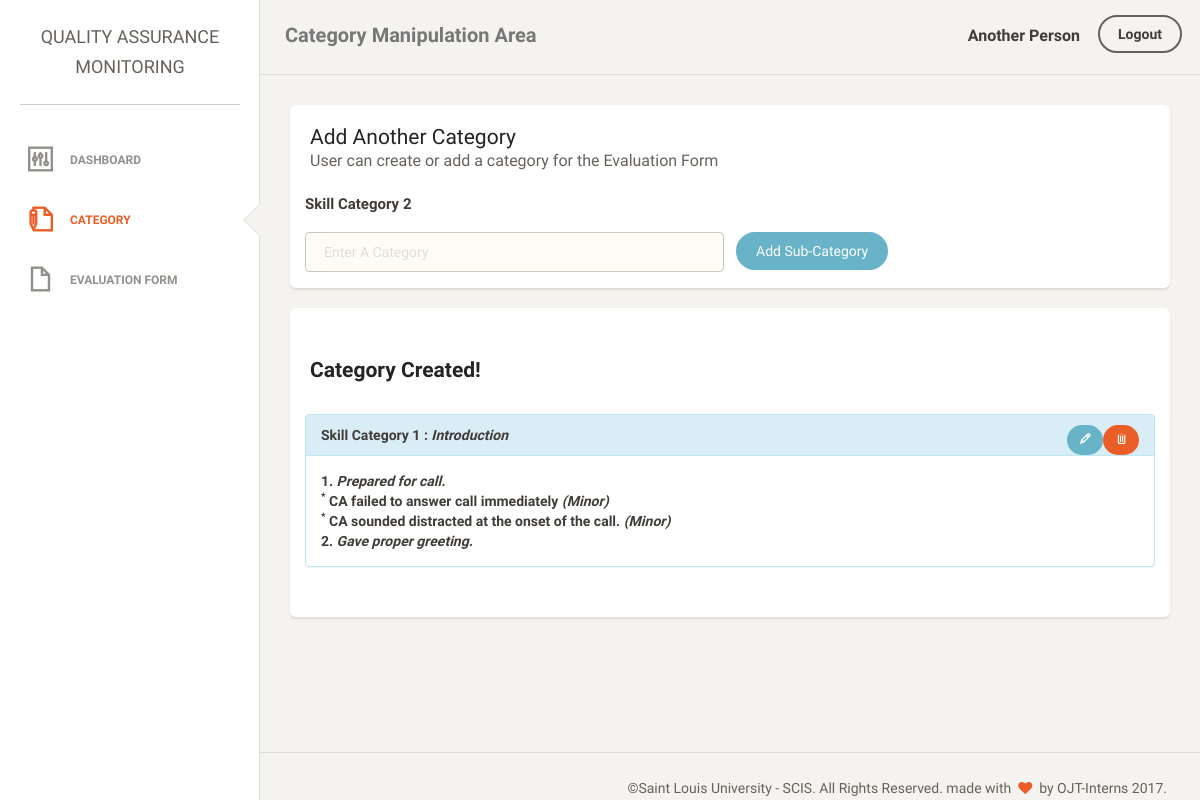
/dashboard/cat.php (signed in), run on an earlier commit of the app's database.
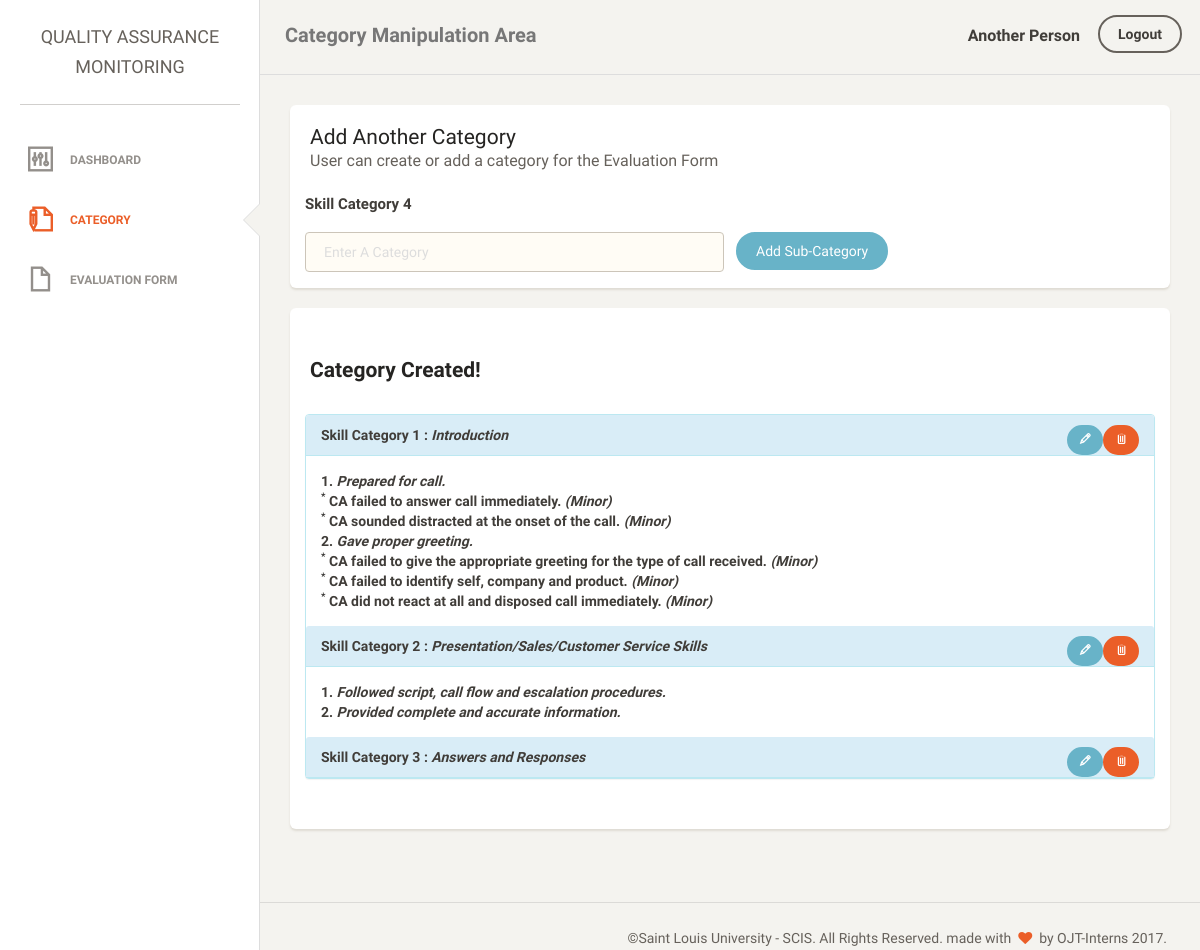
And on a later commit of the database.
### tables this page shows
CREATE TABLE `category` (
  `idCat` int(11) NOT NULL AUTO_INCREMENT,
  `catNum` int(11) NOT NULL,
  `txtCat` varchar(1000) NOT NULL,
  PRIMARY KEY (`idCat`)
);

CREATE TABLE `subcategory` (
  `idSub` int(11) NOT NULL AUTO_INCREMENT,
  `subCatNum` int(11) NOT NULL,
  `txtSub` varchar(1000) NOT NULL,
  `idCat` int(11) NOT NULL,
  PRIMARY KEY (`idSub`)
);

CREATE TABLE `violation` (
  `idViolation` int(11) NOT NULL AUTO_INCREMENT,
  `txtViolation` varchar(1000) NOT NULL,
  `intensity` enum('Minor','Major','Extreme') NOT NULL DEFAULT 'Minor',
  `idSub` int(11) NOT NULL,
  PRIMARY KEY (`idViolation`)
);

### dashboard/cat.php (the view, shortened to what this page needs)
<?php
    $db = new mysqli("localhost", "root", "", "ntu_monitoring");
?>
<?php
    $email = $_SESSION['username'];
    $queryName = mysqli_query($db, "SELECT CONCAT(firstname, ' ' ,lastname) as name, userId, type FROM user WHERE email = '$email'");
    $rowUser = $queryName->fetch_assoc();
    $name = $rowUser['name'];
    $id = $rowUser['userId'];
    $type = $rowUser['type'];
?>
<!doctype html>
<html lang="en">
<head>
    <link href="assets/css/bootstrap.min.css" rel="stylesheet" />
    <link href="assets/css/animate.min.css" rel="stylesheet"/>
    <link href="assets/css/paper-dashboard.css" rel="stylesheet"/>
    <link href="http://maxcdn.bootstrapcdn.com/font-awesome/latest/css/font-awesome.min.css" rel="stylesheet">
    <link href="assets/css/themify-icons.css" rel="stylesheet">
</head>
<body>
<div class="wrapper">
    <div class="sidebar" data-background-color="white" data-active-color="danger">
    	<div class="sidebar-wrapper">
            <div class="logo">
                <a href="dashboard.php" class="simple-text">
                    QUALITY ASSURANCE  MONITORING
                </a>
            </div>
            <ul class="nav">
                <li >
                    <a href="dashboard.php">
                        <i class="ti-panel"></i>
                        <p>Dashboard</p>
                    </a>
                </li>
                <?php
                    if($type != 'Regular'){
                        echo "<li class='active'>
                                <a href='cat.php'>
                                    <i class='ti-write'></i>
                                    <p>Category</p>
                                </a>
                            </li>";
                    }
                ?>
                <li>
                    <a href="eval.php">
                        <i class="ti-file"></i>
                        <p>Evaluation Form</p>
                    </a>
                </li>
            </ul>
    	</div>
    </div>
    <div class="main-panel">
        <nav class="navbar navbar-default">
            <div class="container-fluid">
                <div class="navbar-header">
                    <a class="navbar-brand" href="#">Category Manipulation Area</a>
                </div>
                <div class="collapse navbar-collapse">
                    <ul class="nav navbar-nav navbar-right">
                        <li>
                             <?php
                                echo "<a href='editAccount?id=$id' class='simple-text'>";
                                    echo "<strong>". $name . "</strong>";
                                echo "</a>";
                            ?>
                        </li>
                         <li>
                            <form action="<?php echo htmlspecialchars($_SERVER["PHP_SELF"]); ?>" method="POST">
                                <button type="submit" name="Logout" class="btn btn-link" style="text-decoration: none;"><strong>Logout</strong></button>
                            </form>
                        </li>
                    </ul>
                </div>
            </div>
        </nav>
        <?php
            $category =mysqli_query($db, "SELECT ifnull(COUNT(idCat), 0 ) 'c' FROM category");
            $rowCount = $category->fetch_assoc();
            $c = $rowCount['c'];
        ?>
        <div class="content">
            <div class="container-fluid">
                <div class="card">
                    <div class="header">
                        <h4 class="title"><?php
                            if($c == 0){
                                echo "Create A Category";
                            }else{
                                echo "Add Another Category";
                            }
                        ?> </h4>
                        <small class="description">User can create or add a category for the Evaluation Form</small>
                    </div>
                    <div class="content">
                       <?php
                            $n="SELECT catNum from category ORDER BY catNum DESC LIMIT 1";
                            $r = mysqli_query($db, $n);
                            $rowN = $r->fetch_assoc();
                            $number = $rowN["catNum"];
                            if($number ==  0 || $number ==  null ){
                                $number = 0 + 1;
                            }else{
                                $number++;
                            }
                        ?>
                        <form action ="cat.php" method="post">
                            <div class="form-top">
                                <div class="row">
                                    <div class="col-md-6">
                                        <label><strong>Skill Category <?php echo $number; ?></strong></label>
                                    </div>
                                </div>
                                <div class="row">
                                    <div class="form-group">
                                        <div class="col-md-6">
                                            <input type="text" name ='cat' class="form-control border-input" placeholder="Enter A Category">
                                        </div>
                                        <div class="col-md-6">
                                            <button type="submit" class="btn btn-info btn-fill" name="create">Add Sub-Category</button>
                                        </div>
                                    </div>
                                </div>
                            </div>
                        </form>
                    </div>
                </div>
                <div class="card">
                    <div class="header">
                        <div class="title">
                            <h4>Category Created!</h4>
                        </div>
                    </div>
                    <div class="content">
                        <?php
                            $queryCat="SELECT txtCat, idCat, catNum FROM category";
                            if ($result=mysqli_query($db, $queryCat)) {
                                if(mysqli_num_rows($result) > 0) {
                                    echo "<div class='panel panel-info'>";
                                    while ($row=mysqli_fetch_assoc($result)) {
                                        $txtC = $row['txtCat'];
                                        $cId = $row['idCat'];
                                        $numC = $row['catNum'];
                         ?>
                                        <div class="panel-heading">
                                            <strong> Skill Category <?php echo $numC; ?> : <em><?php echo $txtC; ?></em> </strong>
                                                <a href="#delete<?php echo $cId;?>" data-toggle="modal" class="pull-right"><button type="button" class='btn btn-danger btn-sm btn-fill'> <i class='ti-trash' aria-hidden="true"></i></button></a>
                                                <a href="#edit<?php echo $cId;?>" data-toggle="modal" class="pull-right"><button type="button" class='btn btn-info btn-sm btn-fill'> <i class='ti-pencil' aria-hidden="true"></i></button></a>
                                        </div>
                        <?php
                                        $querySub = "SELECT txtSub, idSub, subCatNum FROM subcategory WHERE idCat='$cId'";
                                        if($resultSub=mysqli_query($db, $querySub)){
                                            if($rowSub=mysqli_num_rows($resultSub) > 0){
                                                echo "<div class='panel-body'>";
                                                while($rowSub=mysqli_fetch_assoc($resultSub)){
                                                    $txtS = $rowSub['txtSub'];
                                                    $numS = $rowSub['subCatNum'];
                                                    $sId = $rowSub['idSub'];
                                                    echo "<div class='row'><div class='col-md-8'><strong>$numS. <em>$txtS</em></strong></div></div>";
                                                    $queryV ="SELECT txtViolation, idViolation, intensity FROM violation WHERE idSub ='$sId' ";
                                                    if($resultV=mysqli_query($db, $queryV)){
                                                        if($rowV=mysqli_num_rows($resultV) > 0){
                                                            while($rowV=mysqli_fetch_assoc($resultV)){
                                                                $txtV = $rowV['txtViolation'];
                                                                $intensity =$rowV['intensity'];
                                                                echo "<div class='row'><div class='col-md-8'><sup>*</sup><strong> $txtV <em> ($intensity)</em></strong></div></div>";
                                                            }
                                                        }
                                                    }
                                                }
                                                echo "</div>";
                                            }
                                        }
                                    }
                                    echo "</div>";
                                    echo "<br>";
                                }else{
                                    echo "<center><div class='row'><h4>There are No Category Stored in the Database</h4></div>  <div class='row'><img src='../image/crying.png' alt='crying image' style='height:30%; width:30%;'></div> </center>";
                                }
                            }
                        ?>
                    </div>
                </div>
            </div>
        </div>
        <footer class="footer">
            <div class="container-fluid">
                <div class="copyright pull-right">
                    &copy;Saint Louis University - SCIS. All Rights Reserved. made with <i class="fa fa-heart heart"></i> by OJT-Interns <script>document.write(new Date().getFullYear())</script>.
                </div>
            </div>
        </footer>
    </div>
</div>
</body>
</html>

What changed in the data, as far as the page shows it:
changed violation: txtViolation "CA failed to answer call immediately" → "CA failed to answer call immediately."
added violation: txtViolation "CA failed to give the appropriate greeting for the type of call received.", intensity "Minor", shown under subcategory "Gave proper greeting."
added violation: txtViolation "CA failed to identify self, company and product.", intensity "Minor", shown under subcategory "Gave proper greeting."
added violation: txtViolation "CA did not react at all and disposed call immediately.", intensity "Minor", shown under subcategory "Gave proper greeting."
added category: catNum "2", txtCat "Presentation/Sales/Customer Service Skills"
added subcategory: subCatNum "1", txtSub "Followed script, call flow and escalation procedures.", shown under "2"
added subcategory: subCatNum "2", txtSub "Provided complete and accurate information."
added category: catNum "3", txtCat "Answers and Responses"
Also different on the page:
$number: "2" → "4"
